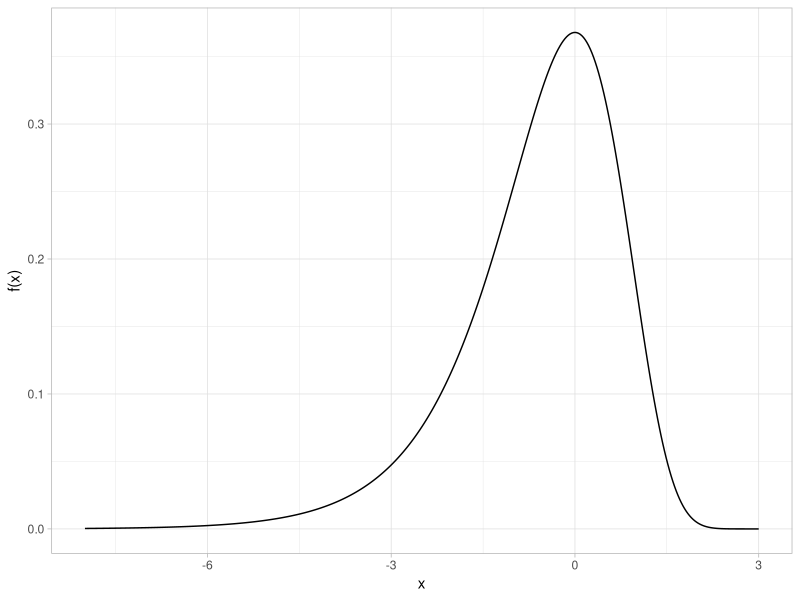
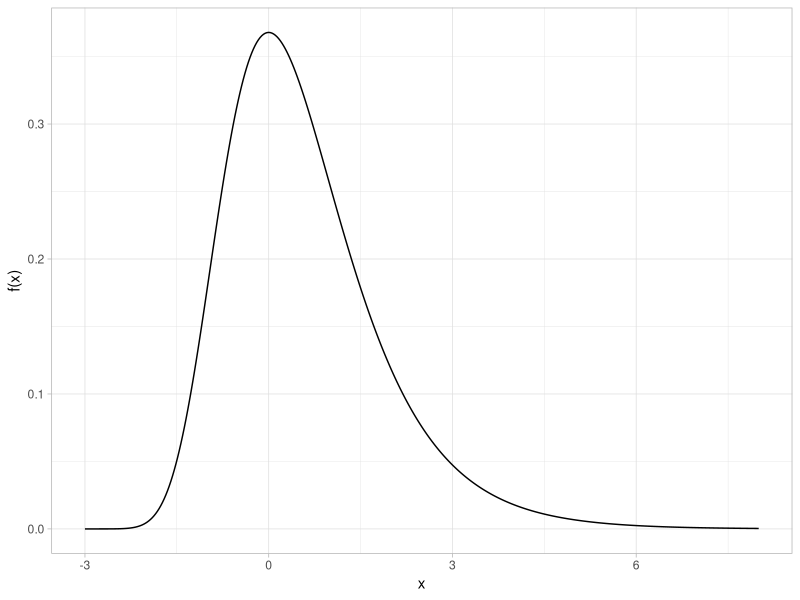
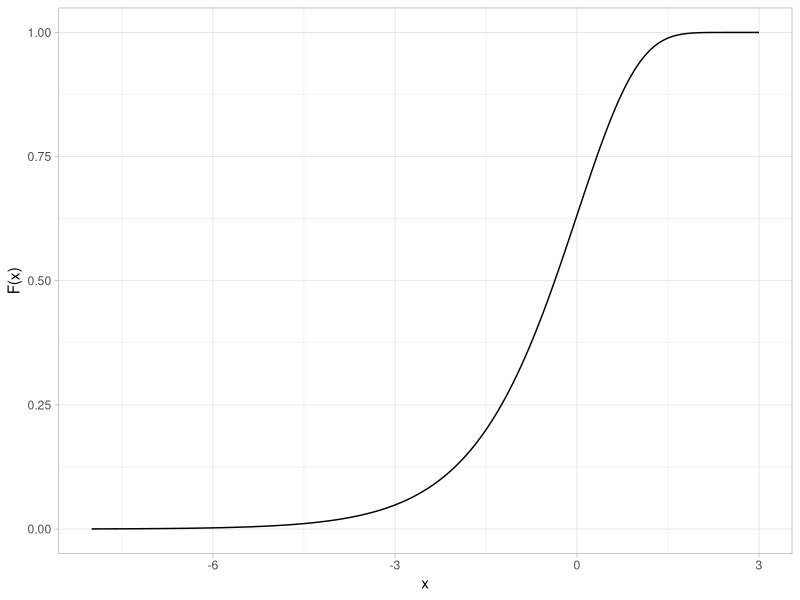
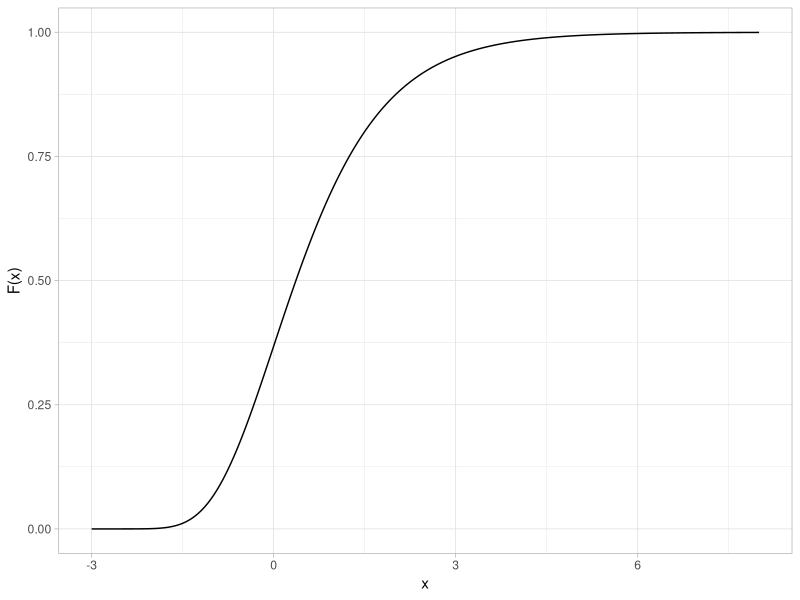
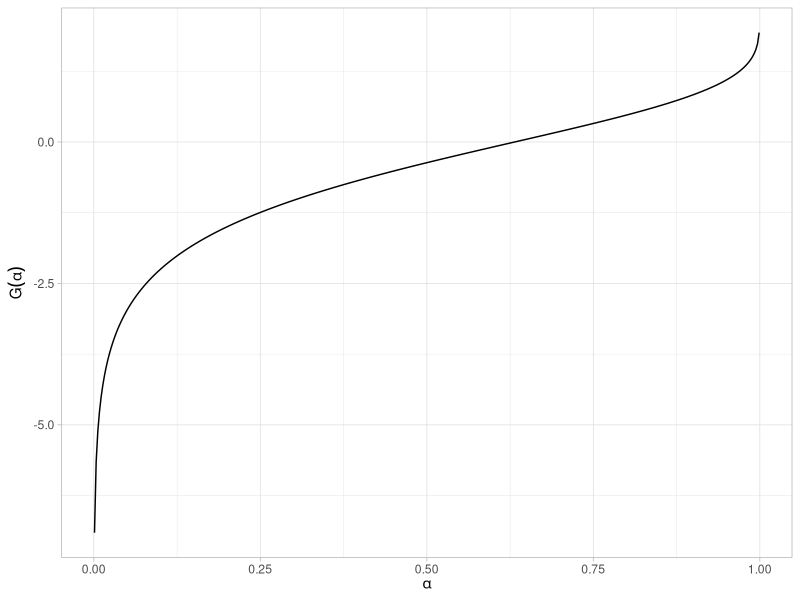
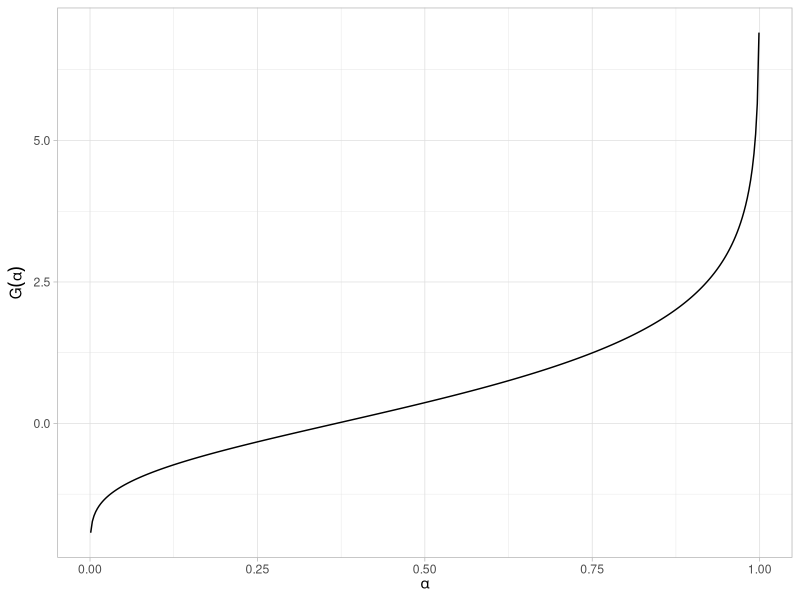
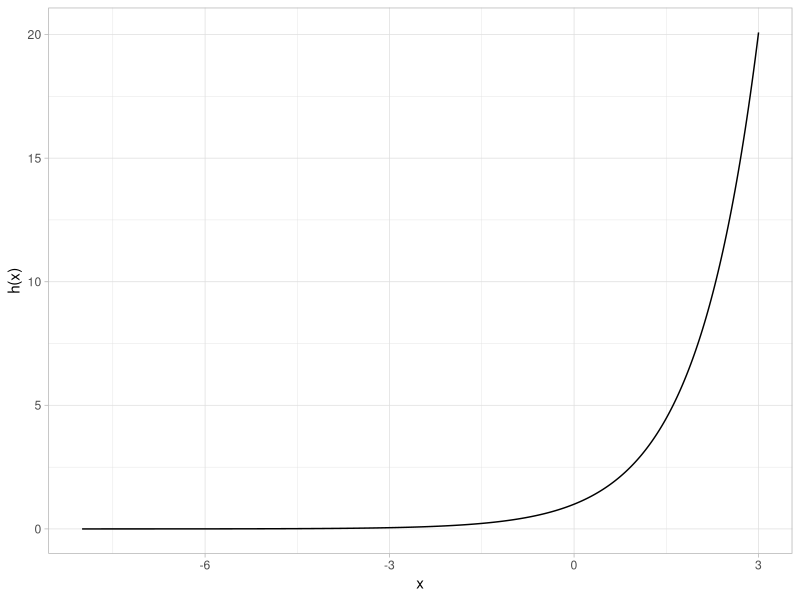
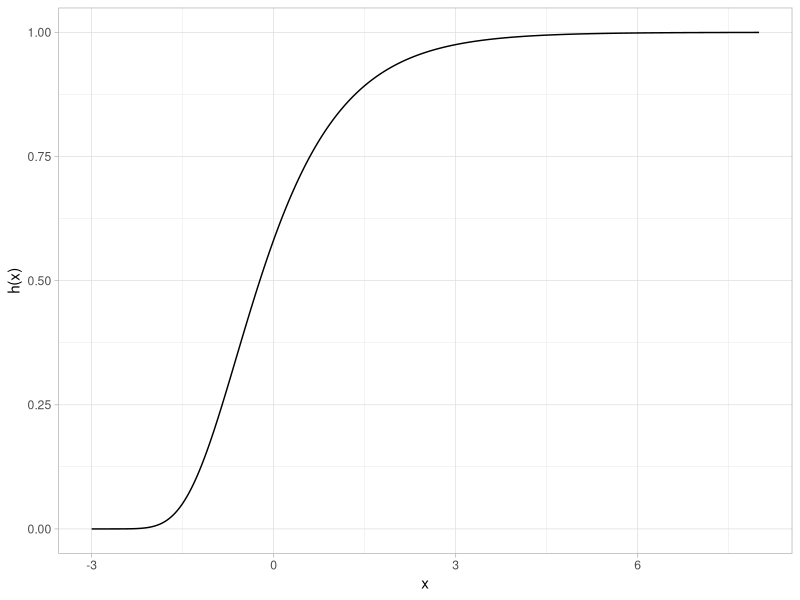

Write R code to recreate these figures, in order.
## ---- chunk 1
#| code-fold: true
#| label: fig-extreme-value-type-i-dist-pdf-min
#| fig-cap: "Standard Gumbel (minimum) probability density function"
#| message: false
library(tidyverse)

dgumbel_min <- function(x) exp(x) * exp(-exp(x))

tibble(x = seq(-8, 3, length.out = 401)) |>
  mutate(y = dgumbel_min(x)) |>
  ggplot(aes(x, y)) +
  geom_line() +
  labs(x = "x", y = "f(x)") +
  theme_light()
## ---- chunk 2
#| code-fold: true
#| label: fig-extreme-value-type-i-dist-pdf-max
#| fig-cap: "Standard Gumbel (maximum) probability density function"
dgumbel_max <- function(x) exp(-x) * exp(-exp(-x))

tibble(x = seq(-3, 8, length.out = 401)) |>
  mutate(y = dgumbel_max(x)) |>
  ggplot(aes(x, y)) +
  geom_line() +
  labs(x = "x", y = "f(x)") +
  theme_light()
## ---- chunk 3
#| code-fold: true
#| label: fig-extreme-value-type-i-dist-cdf-min
#| fig-cap: "Standard Gumbel (minimum) cumulative distribution function"
pgumbel_min <- function(x) 1 - exp(-exp(x))

tibble(x = seq(-8, 3, length.out = 401)) |>
  mutate(y = pgumbel_min(x)) |>
  ggplot(aes(x, y)) +
  geom_line() +
  labs(x = "x", y = "F(x)") +
  theme_light()
## ---- chunk 4
#| code-fold: true
#| label: fig-extreme-value-type-i-dist-cdf-max
#| fig-cap: "Standard Gumbel (maximum) cumulative distribution function"
pgumbel_max <- function(x) exp(-exp(-x))

tibble(x = seq(-3, 8, length.out = 401)) |>
  mutate(y = pgumbel_max(x)) |>
  ggplot(aes(x, y)) +
  geom_line() +
  labs(x = "x", y = "F(x)") +
  theme_light()
## ---- chunk 5
#| code-fold: true
#| label: fig-extreme-value-type-i-dist-ppf-min
#| fig-cap: "Standard Gumbel (minimum) percent point function"
qgumbel_min <- function(p) log(log(1 / (1 - p)))

tibble(p = seq(0.001, 0.999, length.out = 401)) |>
  mutate(x = qgumbel_min(p)) |>
  ggplot(aes(p, x)) +
  geom_line() +
  labs(x = expression(alpha), y = expression(G(alpha))) +
  theme_light()
## ---- chunk 6
#| code-fold: true
#| label: fig-extreme-value-type-i-dist-ppf-max
#| fig-cap: "Standard Gumbel (maximum) percent point function"
qgumbel_max <- function(p) -log(log(1 / p))

tibble(p = seq(0.001, 0.999, length.out = 401)) |>
  mutate(x = qgumbel_max(p)) |>
  ggplot(aes(p, x)) +
  geom_line() +
  labs(x = expression(alpha), y = expression(G(alpha))) +
  theme_light()
## ---- chunk 7
#| code-fold: true
#| label: fig-extreme-value-type-i-dist-hazard-min
#| fig-cap: "Standard Gumbel (minimum) hazard function"
tibble(x = seq(-8, 3, length.out = 401)) |>
  mutate(y = exp(x)) |>
  ggplot(aes(x, y)) +
  geom_line() +
  labs(x = "x", y = "h(x)") +
  theme_light()
## ---- chunk 8
#| code-fold: true
#| label: fig-extreme-value-type-i-dist-hazard-max
#| fig-cap: "Standard Gumbel (maximum) hazard function"
tibble(x = seq(-3, 8, length.out = 401)) |>
  mutate(y = exp(-x) / (exp(exp(-x)) - 1)) |>
  ggplot(aes(x, y)) +
  geom_line() +
  labs(x = "x", y = "h(x)") +
  theme_light()
## ---- chunk 9
#| code-fold: true
#| label: fig-extreme-value-type-i-dist-cumulative-hazard-min
#| fig-cap: "Standard Gumbel (minimum) cumulative hazard function"
tibble(x = seq(-8, 3, length.out = 401)) |>
  mutate(y = exp(x)) |>
  ggplot(aes(x, y)) +
  geom_line() +
  labs(x = "x", y = "H(x)") +
  theme_light()
## ---- chunk 10
#| code-fold: true
#| label: fig-extreme-value-type-i-dist-cumulative-hazard-max
#| fig-cap: "Standard Gumbel (maximum) cumulative hazard function"
tibble(x = seq(-3, 8, length.out = 401)) |>
  mutate(y = -log(1 - exp(-exp(-x)))) |>
  ggplot(aes(x, y)) +
  geom_line() +
  labs(x = "x", y = "H(x)") +
  theme_light()
## ---- chunk 11
#| code-fold: true
#| label: fig-extreme-value-type-i-dist-survival-min
#| fig-cap: "Standard Gumbel (minimum) survival function"
tibble(x = seq(-8, 3, length.out = 401)) |>
  mutate(y = exp(-exp(x))) |>
  ggplot(aes(x, y)) +
  geom_line() +
  labs(x = "x", y = "S(x)") +
  theme_light()
## ---- chunk 12
#| code-fold: true
#| label: fig-extreme-value-type-i-dist-survival-max
#| fig-cap: "Standard Gumbel (maximum) survival function"
tibble(x = seq(-3, 8, length.out = 401)) |>
  mutate(y = 1 - exp(-exp(-x))) |>
  ggplot(aes(x, y)) +
  geom_line() +
  labs(x = "x", y = "S(x)") +
  theme_light()
## ---- chunk 13
#| code-fold: true
#| label: fig-extreme-value-type-i-dist-inverse-survival-min
#| fig-cap: "Standard Gumbel (minimum) inverse survival function"
tibble(p = seq(0.001, 0.999, length.out = 401)) |>
  mutate(z = log(log(1 / p))) |>
  ggplot(aes(p, z)) +
  geom_line() +
  labs(x = expression(alpha), y = expression(Z(alpha))) +
  theme_light()
## ---- chunk 14
#| code-fold: true
#| label: fig-extreme-value-type-i-dist-inverse-survival-max
#| fig-cap: "Standard Gumbel (maximum) inverse survival function"
tibble(p = seq(0.001, 0.999, length.out = 401)) |>
  mutate(z = -log(log(1 / (1 - p)))) |>
  ggplot(aes(p, z)) +
  geom_line() +
  labs(x = expression(alpha), y = expression(Z(alpha))) +
  theme_light()
